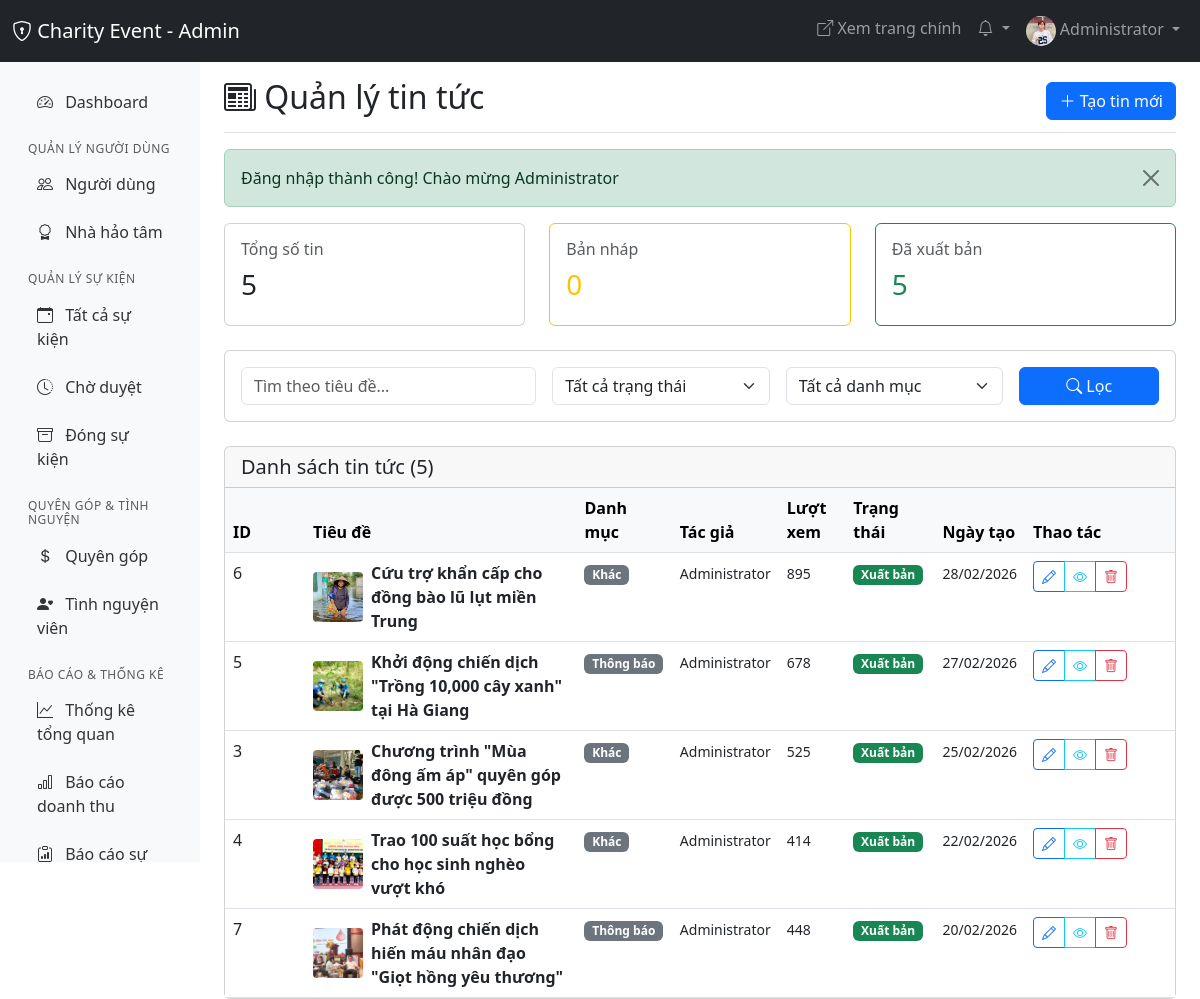
The app's page /admin/news/news_list.php (signed in) with its own data.
### tables this page shows
CREATE TABLE `news` (
  `id` int(11) NOT NULL,
  `author_id` int(11) NOT NULL,
  `title` varchar(255) NOT NULL,
  `slug` varchar(255) NOT NULL,
  `excerpt` text DEFAULT NULL,
  `content` longtext NOT NULL,
  `thumbnail` varchar(255) DEFAULT NULL,
  `gallery` text DEFAULT NULL,
  `category` enum('news','activity','story','announcement','media') DEFAULT 'news',
  `is_featured` tinyint(1) DEFAULT 0,
  `is_breaking` tinyint(1) DEFAULT 0,
  `priority` int(11) DEFAULT 0,
  `views` int(11) DEFAULT 0,
  `meta_description` text DEFAULT NULL,
  `meta_keywords` text DEFAULT NULL,
  `status` enum('draft','published','archived') DEFAULT 'draft',
  `published_at` timestamp NULL DEFAULT NULL,
  `created_at` timestamp NOT NULL DEFAULT current_timestamp(),
  `updated_at` timestamp NOT NULL DEFAULT current_timestamp() ON UPDATE current_timestamp(),
  `summary` text DEFAULT NULL
);

CREATE TABLE `users` (
  `id` int(11) NOT NULL,
  `fullname` varchar(100) NOT NULL,
  `email` varchar(100) NOT NULL,
  `password` varchar(255) NOT NULL,
  `phone` varchar(20) DEFAULT NULL,
  `avatar` varchar(255) DEFAULT 'default-avatar.png',
  `address` text DEFAULT NULL,
  `bio` text DEFAULT NULL,
  `city` varchar(100) DEFAULT NULL,
  `district` varchar(100) DEFAULT NULL,
  `role` enum('user','benefactor','admin') DEFAULT 'user',
  `benefactor_status` enum('none','pending','approved','rejected') DEFAULT 'none',
  `benefactor_verified_at` timestamp NULL DEFAULT NULL,
  `benefactor_verified_by` int(11) DEFAULT NULL,
  `status` enum('active','inactive','banned') DEFAULT 'active',
  `last_login` timestamp NULL DEFAULT NULL,
  `created_at` timestamp NOT NULL DEFAULT current_timestamp(),
  `updated_at` timestamp NOT NULL DEFAULT current_timestamp() ON UPDATE current_timestamp(),
  `public_profile` tinyint(1) DEFAULT 1,
  `show_donations` tinyint(1) DEFAULT 1,
  `show_volunteers` tinyint(1) DEFAULT 1,
  `email_notifications` tinyint(1) DEFAULT 1,
  `donation_notifications` tinyint(1) DEFAULT 1,
  `volunteer_notifications` tinyint(1) DEFAULT 1,
  `event_notifications` tinyint(1) DEFAULT 1
);

### config/db.php (called while the page is built, shortened)
<?php
function formatDate($date, $format = 'd/m/Y') {
    return date($format, strtotime($date));
}
function getFlashMessage() {
    if (isset($_SESSION['flash_message'])) {
        $type = $_SESSION['flash_type'] ?? 'info';
        $message = $_SESSION['flash_message'];
        return ['type' => $type, 'message' => $message];
    }
    return null;
}
?>

### admin/news/news_list.php (the view, shortened to what this page needs)
<?php
require_once '../../config/db.php';
$pageTitle = 'Quản lý tin tức';
$page = isset($_GET['page']) ? (int)$_GET['page'] : 1;
$perPage = 20;
$offset = ($page - 1) * $perPage;
$search = $_GET['search'] ?? '';
$where = ['1=1'];
$params = [];
$whereClause = implode(' AND ', $where);
$countQuery = "SELECT COUNT(*) FROM news n WHERE $whereClause";
$stmt = $pdo->prepare($countQuery);
$stmt->execute($params);
$totalNews = $stmt->fetchColumn();
$query = "SELECT n.*, u.fullname as author_name
          FROM news n
          JOIN users u ON n.author_id = u.id
          WHERE $whereClause
          ORDER BY n.created_at DESC
          LIMIT $perPage OFFSET $offset";
$stmt = $pdo->prepare($query);
$stmt->execute($params);
$newsList = $stmt->fetchAll();
$stats = [
    'total' => $pdo->query("SELECT COUNT(*) FROM news")->fetchColumn(),
    'draft' => $pdo->query("SELECT COUNT(*) FROM news WHERE status = 'draft'")->fetchColumn(),
    'published' => $pdo->query("SELECT COUNT(*) FROM news WHERE status = 'published'")->fetchColumn(),
];
$categoryLabels = [
    'announcement' => 'Thông báo',
    'news' => 'Tin tức',
    'success_story' => 'Câu chuyện',
    'guide' => 'Hướng dẫn'
];
$statusColors = [
    'draft' => 'warning',
    'published' => 'success',
    'archived' => 'secondary'
];
$statusLabels = [
    'draft' => 'Bản nháp',
    'published' => 'Xuất bản',
    'archived' => 'Lưu trữ'
];
?>
<!DOCTYPE html>
<html lang="vi">
<head>
    <link href="https://cdn.jsdelivr.net/npm/bootstrap@5.3.0/dist/css/bootstrap.min.css" rel="stylesheet">
    <link rel="stylesheet" href="https://cdn.jsdelivr.net/npm/bootstrap-icons@1.11.0/font/bootstrap-icons.css">
</head>
<body>
    <?php include '../includes/admin_navbar.php'; ?>
    <div class="container-fluid">
        <div class="row">
            <?php include '../includes/admin_sidebar.php'; ?>
            <main class="col-md-9 ms-sm-auto col-lg-10 px-md-4">
                <div class="d-flex justify-content-between flex-wrap flex-md-nowrap align-items-center pt-3 pb-2 mb-3 border-bottom">
                    <h1 class="h2"><i class="bi bi-newspaper"></i> <?= $pageTitle ?></h1>
                    <div class="btn-toolbar">
                        <a href="create_news.php" class="btn btn-primary">
                            <i class="bi bi-plus-lg"></i> Tạo tin mới
                        </a>
                    </div>
                </div>
                <?php
                $flash = getFlashMessage();
                if ($flash):
                ?>
                <div class="alert alert-<?= $flash['type'] ?> alert-dismissible fade show" role="alert">
                    <?= $flash['message'] ?>
                    <button type="button" class="btn-close" data-bs-dismiss="alert"></button>
                </div>
                <?php endif; ?>
                <div class="row mb-4">
                    <div class="col-md-4">
                        <div class="card">
                            <div class="card-body">
                                <h6 class="text-muted">Tổng số tin</h6>
                                <h3><?= number_format($stats['total']) ?></h3>
                            </div>
                        </div>
                    </div>
                    <div class="col-md-4">
                        <div class="card border-warning">
                            <div class="card-body">
                                <h6 class="text-muted">Bản nháp</h6>
                                <h3 class="text-warning"><?= number_format($stats['draft']) ?></h3>
                            </div>
                        </div>
                    </div>
                    <div class="col-md-4">
                        <div class="card border-success">
                            <div class="card-body">
                                <h6 class="text-muted">Đã xuất bản</h6>
                                <h3 class="text-success"><?= number_format($stats['published']) ?></h3>
                            </div>
                        </div>
                    </div>
                </div>
                <div class="card mb-4">
                    <div class="card-body">
                        <form method="GET" class="row g-3">
                            <div class="col-md-4">
                                <input type="text" class="form-control" name="search"
                                       placeholder="Tìm theo tiêu đề..."
                                       value="<?= htmlspecialchars($search) ?>">
                            </div>
                            <div class="col-md-3">
                                <select class="form-select" name="status">
                                    <option value="">Tất cả trạng thái</option>
                                </select>
                            </div>
                            <div class="col-md-3">
                                <select class="form-select" name="category">
                                    <option value="">Tất cả danh mục</option>
                                </select>
                            </div>
                            <div class="col-md-2">
                                <button type="submit" class="btn btn-primary w-100">
                                    <i class="bi bi-search"></i> Lọc
                                </button>
                            </div>
                        </form>
                    </div>
                </div>
                <div class="card">
                    <div class="card-header">
                        <h5 class="mb-0">Danh sách tin tức (<?= number_format($totalNews) ?>)</h5>
                    </div>
                    <div class="card-body p-0">
                        <div class="table-responsive">
                            <table class="table table-hover mb-0">
                                <thead class="table-light">
                                    <tr>
                                        <th style="width: 80px;">ID</th>
                                        <th>Tiêu đề</th>
                                        <th>Danh mục</th>
                                        <th>Tác giả</th>
                                        <th>Lượt xem</th>
                                        <th>Trạng thái</th>
                                        <th>Ngày tạo</th>
                                        <th style="width: 150px;">Thao tác</th>
                                    </tr>
                                </thead>
                                <tbody>
                                    <?php if (count($newsList) > 0): ?>
                                        <?php foreach ($newsList as $news): ?>
                                        <tr>
                                            <td><?= $news['id'] ?></td>
                                            <td>
                                                <div class="d-flex align-items-center">
                                                    <?php if (!empty($news['thumbnail'])): ?>
                                                    <img src="<?= BASE_URL ?>/public/uploads/news/<?= $news['thumbnail'] ?>"
                                                         alt="Thumbnail" class="me-2"
                                                         style="width: 50px; height: 50px; object-fit: cover; border-radius: 4px;">
                                                    <?php endif; ?>
                                                    <div>
                                                        <strong><?= htmlspecialchars($news['title']) ?></strong>
                                                    </div>
                                                </div>
                                            </td>
                                            <td>
                                                <span class="badge bg-secondary">
                                                    <?= $categoryLabels[$news['category']] ?? 'Khác' ?>
                                                </span>
                                            </td>
                                            <td><small><?= htmlspecialchars($news['author_name'] ?? 'N/A') ?></small></td>
                                            <td><small><?= number_format($news['views'] ?? 0) ?></small></td>
                                            <td>
                                                <span class="badge bg-<?= $statusColors[$news['status']] ?? 'secondary' ?>">
                                                    <?= $statusLabels[$news['status']] ?? 'Không xác định' ?>
                                                </span>
                                            </td>
                                            <td><small><?= formatDate($news['created_at'], 'd/m/Y') ?></small></td>
                                            <td>
                                                <div class="btn-group btn-group-sm">
                                                    <a href="edit_news.php?id=<?= $news['id'] ?>"
                                                       class="btn btn-outline-primary" title="Chỉnh sửa">
                                                        <i class="bi bi-pencil"></i>
                                                    </a>
                                                    <a href="<?= BASE_URL ?>/news/<?= $news['slug'] ?>"
                                                       class="btn btn-outline-info" target="_blank" title="Xem">
                                                        <i class="bi bi-eye"></i>
                                                    </a>
                                                    <a href="delete_news.php?id=<?= $news['id'] ?>"
                                                       class="btn btn-outline-danger" title="Xóa"
                                                       onclick="return confirm('Bạn có chắc muốn xóa tin này?')">
                                                        <i class="bi bi-trash"></i>
                                                    </a>
                                                </div>
                                            </td>
                                        </tr>
                                        <?php endforeach; ?>
                                    <?php endif; ?>
                                </tbody>
                            </table>
                        </div>
                    </div>
                </div>
            </main>
        </div>
    </div>
</body>
</html>

### records on screen
news: id "5", thumbnail (picture), title "Khởi động chiến dịch \"Trồng 10,000 cây xanh\" tại Hà Giang", category "Thông báo", author.fullname "Administrator", views "678", status "Xuất bản", created_at "27/02/2026"
news: id "6", thumbnail (picture), title "Cứu trợ khẩn cấp cho đồng bào lũ lụt miền Trung", category "Khác", author.fullname "Administrator", views "895", status "Xuất bản", created_at "28/02/2026"
news: id "3", thumbnail (picture), title "Chương trình \"Mùa đông ấm áp\" quyên góp được 500 triệu đồng", category "Khác", author.fullname "Administrator", views "525", status "Xuất bản", created_at "25/02/2026"
news: id "4", thumbnail (picture), title "Trao 100 suất học bổng cho học sinh nghèo vượt khó", category "Khác", author.fullname "Administrator", views "414", status "Xuất bản", created_at "22/02/2026"
news: id "7", thumbnail (picture), title "Phát động chiến dịch hiến máu nhân đạo \"Giọt hồng yêu thương\"", category "Thông báo", author.fullname "Administrator", views "448", status "Xuất bản", created_at "20/02/2026"

### other values on screen
SITE_NAME "Charity Event"
$_SESSION['fullname'] "Administrator"
$pageTitle "Quản lý tin tức"
$flash['message'] "Đăng nhập thành công! Chào mừng Administrator"
$stats['draft'] "0"
$totalNews "5"
